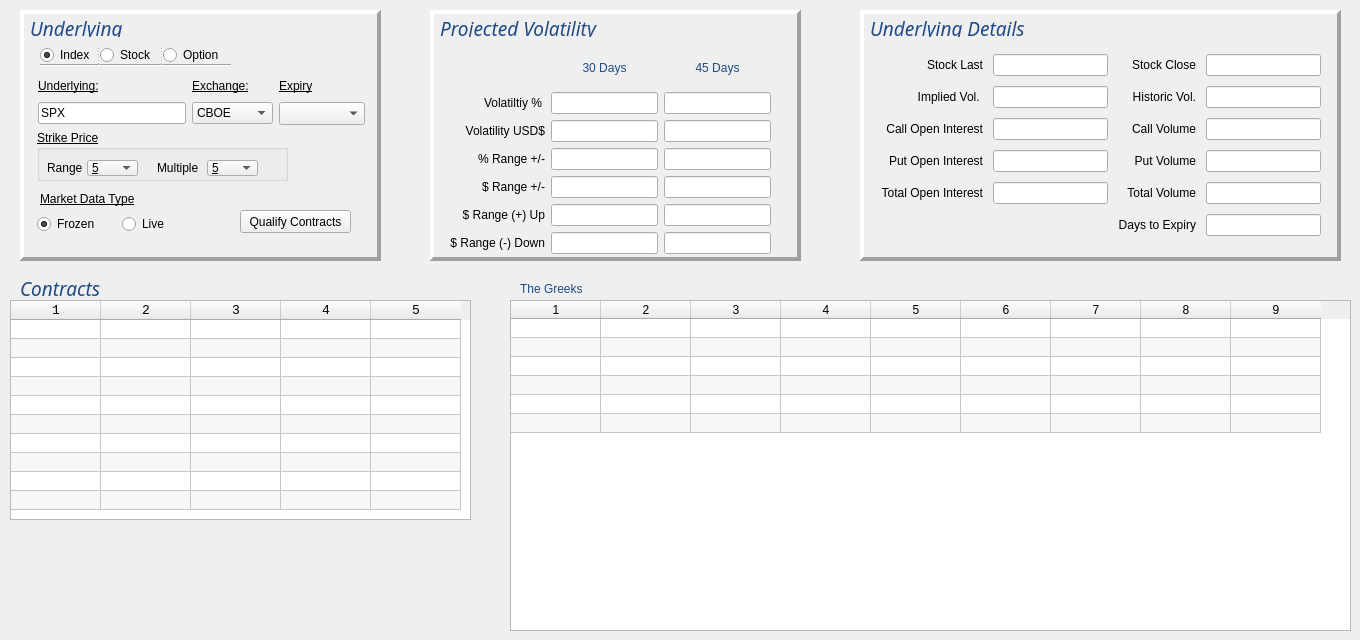
      <widget class="QWidget" name="qualifyContracts_tab">
       <attribute name="title">
        <string>Option Contracts / Greeks</string>
       </attribute>
       <widget class="QFrame" name="frame_2">
        <property name="geometry">
         <rect>
          <x>20</x>
          <y>10</y>
          <width>361</width>
          <height>251</height>
         </rect>
        </property>
        <property name="frameShape">
         <enum>QFrame::Panel</enum>
        </property>
        <property name="frameShadow">
         <enum>QFrame::Raised</enum>
        </property>
        <property name="lineWidth">
         <number>4</number>
        </property>
        <widget class="QPushButton" name="qualifyContracts">
         <property name="geometry">
          <rect>
           <x>220</x>
           <y>200</y>
           <width>111</width>
           <height>23</height>
          </rect>
         </property>
         <property name="text">
          <string>Qualify Contracts</string>
         </property>
        </widget>
        <widget class="QSplitter" name="splitter">
         <property name="geometry">
          <rect>
           <x>20</x>
           <y>30</y>
           <width>185</width>
           <height>30</height>
          </rect>
         </property>
         <property name="orientation">
          <enum>Qt::Horizontal</enum>
         </property>
         <widget class="QRadioButton" name="radioButton_Index">
          <property name="text">
           <string>Index</string>
          </property>
          <property name="checked">
           <bool>true</bool>
          </property>
         </widget>
         <widget class="QRadioButton" name="radioButton_Stock">
          <property name="text">
           <string>Stock </string>
          </property>
         </widget>
         <widget class="QRadioButton" name="radioButton_Option">
          <property name="text">
           <string>Option</string>
          </property>
         </widget>
        </widget>
        <widget class="QWidget" name="layoutWidget_2">
         <property name="geometry">
          <rect>
           <x>18</x>
           <y>65</y>
           <width>327</width>
           <height>50</height>
          </rect>
         </property>
         <layout class="QGridLayout" name="gridLayout">
          <item row="0" column="0">
           <widget class="QLabel" name="label_8">
            <property name="font">
             <font>
              <italic>false</italic>
              <underline>true</underline>
             </font>
            </property>
            <property name="text">
             <string>Underlying:</string>
            </property>
            <property name="alignment">
             <set>Qt::AlignLeading|Qt::AlignLeft|Qt::AlignVCenter</set>
            </property>
           </widget>
          </item>
          <item row="0" column="1">
           <widget class="QLabel" name="labelExchange">
            <property name="font">
             <font>
              <underline>true</underline>
             </font>
            </property>
            <property name="whatsThis">
             <string/>
            </property>
            <property name="text">
             <string>Exchange:</string>
            </property>
           </widget>
          </item>
          <item row="0" column="2">
           <widget class="QLabel" name="label">
            <property name="font">
             <font>
              <underline>true</underline>
             </font>
            </property>
            <property name="text">
             <string>Expiry</string>
            </property>
           </widget>
          </item>
          <item row="1" column="0">
           <widget class="QLineEdit" name="underlyingText">
            <property name="text">
             <string>SPX</string>
            </property>
           </widget>
          </item>
          <item row="1" column="1">
           <widget class="QComboBox" name="comboBoxExchange">
            <property name="toolTip">
             <string extracomment="ISLAND for NASDAQ"/>
            </property>
            <item>
             <property name="text">
              <string>CBOE</string>
             </property>
            </item>
            <item>
             <property name="text">
              <string>NASDAQ</string>
             </property>
            </item>
            <item>
             <property name="text">
              <string>SMART</string>
             </property>
            </item>
            <item>
             <property name="text">
              <string>ISLAND</string>
             </property>
            </item>
            <item>
             <property name="text">
              <string>NYSE</string>
             </property>
            </item>
            <item>
             <property name="text">
              <string>AMEX</string>
             </property>
            </item>
            <item>
             <property name="text">
              <string>IDEAL</string>
             </property>
            </item>
            <item>
             <property name="text">
              <string>PHLX</string>
             </property>
            </item>
           </widget>
          </item>
          <item row="1" column="2">
           <widget class="QComboBox" name="comboBox_Expiry">
            <property name="font">
             <font>
              <family>Courier</family>
              <pointsize>10</pointsize>
             </font>
            </property>
           </widget>
          </item>
         </layout>
        </widget>
        <widget class="QGroupBox" name="groupBox_StrikePrice">
         <property name="geometry">
          <rect>
           <x>17</x>
           <y>120</y>
           <width>251</width>
           <height>51</height>
          </rect>
         </property>
         <property name="font">
          <font>
           <underline>true</underline>
          </font>
         </property>
         <property name="title">
          <string>Strike Price</string>
         </property>
         <widget class="QLabel" name="label_4">
          <property name="geometry">
           <rect>
            <x>10</x>
            <y>30</y>
            <width>41</width>
            <height>16</height>
           </rect>
          </property>
          <property name="font">
           <font>
            <underline>false</underline>
           </font>
          </property>
          <property name="text">
           <string>Range</string>
          </property>
         </widget>
         <widget class="QLabel" name="label_3">
          <property name="geometry">
           <rect>
            <x>120</x>
            <y>30</y>
            <width>51</width>
            <height>16</height>
           </rect>
          </property>
          <property name="font">
           <font>
            <underline>false</underline>
           </font>
          </property>
          <property name="text">
           <string>Multiple</string>
          </property>
         </widget>
         <widget class="QComboBox" name="comboBox_StrikePriceRange">
          <property name="geometry">
           <rect>
            <x>50</x>
            <y>30</y>
            <width>51</width>
            <height>16</height>
           </rect>
          </property>
          <item>
           <property name="text">
            <string>5</string>
           </property>
          </item>
          <item>
           <property name="text">
            <string>10</string>
           </property>
          </item>
          <item>
           <property name="text">
            <string>15</string>
           </property>
          </item>
          <item>
           <property name="text">
            <string>20</string>
           </property>
          </item>
          <item>
           <property name="text">
            <string>25</string>
           </property>
          </item>
          <item>
           <property name="text">
            <string>30</string>
           </property>
          </item>
          <item>
           <property name="text">
            <string>35</string>
           </property>
          </item>
          <item>
           <property name="text">
            <string>40</string>
           </property>
          </item>
          <item>
           <property name="text">
            <string>45</string>
           </property>
          </item>
          <item>
           <property name="text">
            <string>50</string>
           </property>
          </item>
         </widget>
         <widget class="QComboBox" name="comboBox_StrikePriceMultiple">
          <property name="geometry">
           <rect>
            <x>170</x>
            <y>30</y>
            <width>51</width>
            <height>16</height>
           </rect>
          </property>
          <item>
           <property name="text">
            <string>5</string>
           </property>
          </item>
          <item>
           <property name="text">
            <string>10</string>
           </property>
          </item>
          <item>
           <property name="text">
            <string>15</string>
           </property>
          </item>
          <item>
           <property name="text">
            <string>20</string>
           </property>
          </item>
         </widget>
        </widget>
        <widget class="QWidget" name="layoutWidget_8">
         <property name="geometry">
          <rect>
           <x>17</x>
           <y>200</y>
           <width>163</width>
           <height>29</height>
          </rect>
         </property>
         <layout class="QGridLayout" name="gridLayout_CallPut_2">
          <item row="0" column="0">
           <widget class="QRadioButton" name="radioButton_MktDataType_Frozen">
            <property name="text">
             <string>Frozen</string>
            </property>
            <property name="checked">
             <bool>true</bool>
            </property>
           </widget>
          </item>
          <item row="0" column="1">
           <widget class="QRadioButton" name="radioButton_MktDataType_Live">
            <property name="text">
             <string>Live</string>
            </property>
           </widget>
          </item>
         </layout>
        </widget>
        <widget class="Line" name="line_2">
         <property name="geometry">
          <rect>
           <x>20</x>
           <y>40</y>
           <width>191</width>
           <height>30</height>
          </rect>
         </property>
         <property name="orientation">
          <enum>Qt::Horizontal</enum>
         </property>
        </widget>
        <widget class="QLabel" name="label_5">
         <property name="geometry">
          <rect>
           <x>20</x>
           <y>180</y>
           <width>111</width>
           <height>17</height>
          </rect>
         </property>
         <property name="font">
          <font>
           <underline>true</underline>
          </font>
         </property>
         <property name="text">
          <string>Market Data Type</string>
         </property>
        </widget>
        <widget class="QLabel" name="label_36">
         <property name="geometry">
          <rect>
           <x>10</x>
           <y>10</y>
           <width>201</width>
           <height>17</height>
          </rect>
         </property>
         <property name="font">
          <font>
           <family>Ubuntu Mono</family>
           <pointsize>14</pointsize>
           <weight>9</weight>
           <italic>true</italic>
           <bold>false</bold>
          </font>
         </property>
         <property name="styleSheet">
          <string notr="true">font: 75 italic 14pt &quot;Ubuntu Mono&quot;;
color: rgb(32, 74, 135);</string>
         </property>
         <property name="text">
          <string>Underlying</string>
         </property>
        </widget>
        <zorder>line_2</zorder>
        <zorder>qualifyContracts</zorder>
        <zorder>splitter</zorder>
        <zorder>layoutWidget_2</zorder>
        <zorder>groupBox_StrikePrice</zorder>
        <zorder>layoutWidget_8</zorder>
        <zorder>label_5</zorder>
        <zorder>label_36</zorder>
       </widget>
       <widget class="QTableWidget" name="tableWidget">
        <property name="geometry">
         <rect>
          <x>10</x>
          <y>300</y>
          <width>461</width>
          <height>220</height>
         </rect>
        </property>
        <property name="font">
         <font>
          <family>Monospace</family>
          <pointsize>10</pointsize>
         </font>
        </property>
        <property name="frameShape">
         <enum>QFrame::StyledPanel</enum>
        </property>
        <property name="frameShadow">
         <enum>QFrame::Sunken</enum>
        </property>
        <property name="editTriggers">
         <set>QAbstractItemView::NoEditTriggers</set>
        </property>
        <property name="alternatingRowColors">
         <bool>true</bool>
        </property>
        <property name="selectionBehavior">
         <enum>QAbstractItemView::SelectRows</enum>
        </property>
        <property name="sortingEnabled">
         <bool>true</bool>
        </property>
        <property name="rowCount">
         <number>10</number>
        </property>
        <property name="columnCount">
         <number>5</number>
        </property>
        <attribute name="horizontalHeaderDefaultSectionSize">
         <number>90</number>
        </attribute>
        <attribute name="horizontalHeaderHighlightSections">
         <bool>true</bool>
        </attribute>
        <attribute name="horizontalHeaderMinimumSectionSize">
         <number>30</number>
        </attribute>
        <attribute name="verticalHeaderVisible">
         <bool>false</bool>
        </attribute>
        <attribute name="verticalHeaderDefaultSectionSize">
         <number>19</number>
        </attribute>
        <attribute name="verticalHeaderMinimumSectionSize">
         <number>18</number>
        </attribute>
        <row/>
        <row/>
        <row/>
        <row/>
        <row/>
        <row/>
        <row/>
        <row/>
        <row/>
        <row/>
        <column/>
        <column/>
        <column/>
        <column/>
        <column/>
       </widget>
       <widget class="QTableWidget" name="tableWidget_OptionGreeks">
        <property name="geometry">
         <rect>
          <x>510</x>
          <y>300</y>
          <width>841</width>
          <height>331</height>
         </rect>
        </property>
        <property name="styleSheet">
         <string notr="true"/>
        </property>
        <property name="editTriggers">
         <set>QAbstractItemView::NoEditTriggers</set>
        </property>
        <property name="alternatingRowColors">
         <bool>true</bool>
        </property>
        <property name="selectionBehavior">
         <enum>QAbstractItemView::SelectRows</enum>
        </property>
        <property name="gridStyle">
         <enum>Qt::SolidLine</enum>
        </property>
        <property name="sortingEnabled">
         <bool>true</bool>
        </property>
        <property name="rowCount">
         <number>6</number>
        </property>
        <property name="columnCount">
         <number>9</number>
        </property>
        <attribute name="horizontalHeaderDefaultSectionSize">
         <number>90</number>
        </attribute>
        <attribute name="horizontalHeaderMinimumSectionSize">
         <number>30</number>
        </attribute>
        <attribute name="verticalHeaderVisible">
         <bool>false</bool>
        </attribute>
        <attribute name="verticalHeaderDefaultSectionSize">
         <number>19</number>
        </attribute>
        <row/>
        <row/>
        <row/>
        <row/>
        <row/>
        <row/>
        <column/>
        <column/>
        <column/>
        <column/>
        <column/>
        <column/>
        <column/>
        <column/>
        <column/>
       </widget>
       <widget class="QLabel" name="label_2">
        <property name="geometry">
         <rect>
          <x>520</x>
          <y>280</y>
          <width>101</width>
          <height>17</height>
         </rect>
        </property>
        <property name="styleSheet">
         <string notr="true">font: 75 italic 14pt &quot;Ubuntu Mono&quot;;
color: rgb(32, 74, 135);</string>
        </property>
        <property name="text">
         <string>The Greeks</string>
        </property>
       </widget>
       <widget class="QLabel" name="label_7">
        <property name="geometry">
         <rect>
          <x>20</x>
          <y>280</y>
          <width>101</width>
          <height>17</height>
         </rect>
        </property>
        <property name="font">
         <font>
          <family>Ubuntu Mono</family>
          <pointsize>14</pointsize>
          <weight>9</weight>
          <italic>true</italic>
          <bold>false</bold>
         </font>
        </property>
        <property name="styleSheet">
         <string notr="true">font: 75 italic 14pt &quot;Ubuntu Mono&quot;;
color: rgb(32, 74, 135);</string>
        </property>
        <property name="text">
         <string>Contracts</string>
        </property>
       </widget>
       <widget class="QFrame" name="frame">
        <property name="geometry">
         <rect>
          <x>430</x>
          <y>10</y>
          <width>371</width>
          <height>251</height>
         </rect>
        </property>
        <property name="frameShape">
         <enum>QFrame::Panel</enum>
        </property>
        <property name="frameShadow">
         <enum>QFrame::Raised</enum>
        </property>
        <property name="lineWidth">
         <number>4</number>
        </property>
        <widget class="QWidget" name="layoutWidget">
         <property name="geometry">
          <rect>
           <x>20</x>
           <y>40</y>
           <width>321</width>
           <height>204</height>
          </rect>
         </property>
         <layout class="QGridLayout" name="gridLayout_3">
          <item row="2" column="0">
           <widget class="QLabel" name="label_22">
            <property name="text">
             <string>Volatility USD$</string>
            </property>
            <property name="alignment">
             <set>Qt::AlignRight|Qt::AlignTrailing|Qt::AlignVCenter</set>
            </property>
            <property name="margin">
             <number>4</number>
            </property>
           </widget>
          </item>
          <item row="5" column="0">
           <widget class="QLabel" name="label_27">
            <property name="text">
             <string>$ Range (+) Up</string>
            </property>
            <property name="alignment">
             <set>Qt::AlignRight|Qt::AlignTrailing|Qt::AlignVCenter</set>
            </property>
            <property name="margin">
             <number>4</number>
            </property>
           </widget>
          </item>
          <item row="3" column="0">
           <widget class="QLabel" name="label_25">
            <property name="text">
             <string>% Range +/-</string>
            </property>
            <property name="alignment">
             <set>Qt::AlignRight|Qt::AlignTrailing|Qt::AlignVCenter</set>
            </property>
            <property name="margin">
             <number>4</number>
            </property>
           </widget>
          </item>
          <item row="3" column="1">
           <widget class="QLineEdit" name="percentRange_30Day"/>
          </item>
          <item row="3" column="2">
           <widget class="QLineEdit" name="percentRange_45Day"/>
          </item>
          <item row="4" column="0">
           <widget class="QLabel" name="label_26">
            <property name="text">
             <string>$ Range +/-</string>
            </property>
            <property name="alignment">
             <set>Qt::AlignRight|Qt::AlignTrailing|Qt::AlignVCenter</set>
            </property>
            <property name="margin">
             <number>4</number>
            </property>
           </widget>
          </item>
          <item row="0" column="1">
           <widget class="QLabel" name="label_31">
            <property name="styleSheet">
             <string notr="true">font: italic 12pt &quot;Ubuntu Mono&quot;;
color: rgb(32, 74, 135);</string>
            </property>
            <property name="lineWidth">
             <number>0</number>
            </property>
            <property name="text">
             <string>30 Days</string>
            </property>
            <property name="alignment">
             <set>Qt::AlignCenter</set>
            </property>
           </widget>
          </item>
          <item row="5" column="2">
           <widget class="QLineEdit" name="dollarRangeUp_45Day"/>
          </item>
          <item row="0" column="2">
           <widget class="QLabel" name="label_32">
            <property name="styleSheet">
             <string notr="true">font: italic 12pt &quot;Ubuntu Mono&quot;;
color: rgb(32, 74, 135);</string>
            </property>
            <property name="lineWidth">
             <number>0</number>
            </property>
            <property name="text">
             <string>45 Days</string>
            </property>
            <property name="alignment">
             <set>Qt::AlignCenter</set>
            </property>
            <property name="indent">
             <number>1</number>
            </property>
           </widget>
          </item>
          <item row="6" column="0">
           <widget class="QLabel" name="label_28">
            <property name="text">
             <string>$ Range (-) Down</string>
            </property>
            <property name="alignment">
             <set>Qt::AlignRight|Qt::AlignTrailing|Qt::AlignVCenter</set>
            </property>
            <property name="margin">
             <number>4</number>
            </property>
           </widget>
          </item>
          <item row="6" column="1">
           <widget class="QLineEdit" name="dollarRangeDown_30Day"/>
          </item>
          <item row="6" column="2">
           <widget class="QLineEdit" name="dollarRangeDown_45Day"/>
          </item>
          <item row="4" column="2">
           <widget class="QLineEdit" name="dollarRange_45Day"/>
          </item>
          <item row="5" column="1">
           <widget class="QLineEdit" name="dollarRangeUp_30Day"/>
          </item>
          <item row="1" column="1">
           <widget class="QLineEdit" name="VolPercent_30Day"/>
          </item>
          <item row="4" column="1">
           <widget class="QLineEdit" name="dollarRange_30Day"/>
          </item>
          <item row="2" column="1">
           <widget class="QLineEdit" name="volUSD_30Day"/>
          </item>
          <item row="1" column="2">
           <widget class="QLineEdit" name="VolPercent_45Day"/>
          </item>
          <item row="2" column="2">
           <widget class="QLineEdit" name="volUSD_45Day"/>
          </item>
          <item row="1" column="0">
           <widget class="QLabel" name="label_30">
            <property name="text">
             <string>Volatiltiy %</string>
            </property>
            <property name="alignment">
             <set>Qt::AlignRight|Qt::AlignTrailing|Qt::AlignVCenter</set>
            </property>
            <property name="margin">
             <number>4</number>
            </property>
            <property name="indent">
             <number>3</number>
            </property>
           </widget>
          </item>
         </layout>
        </widget>
        <widget class="QLabel" name="label_29">
         <property name="geometry">
          <rect>
           <x>10</x>
           <y>10</y>
           <width>211</width>
           <height>17</height>
          </rect>
         </property>
         <property name="font">
          <font>
           <family>Ubuntu Mono</family>
           <pointsize>14</pointsize>
           <weight>9</weight>
           <italic>true</italic>
           <bold>false</bold>
          </font>
         </property>
         <property name="styleSheet">
          <string notr="true">font: 75 italic 14pt &quot;Ubuntu Mono&quot;;
color: rgb(32, 74, 135);</string>
         </property>
         <property name="text">
          <string>Projected Volatility</string>
         </property>
        </widget>
       </widget>
       <widget class="QFrame" name="frame_2">
        <property name="geometry">
         <rect>
          <x>860</x>
          <y>10</y>
          <width>481</width>
          <height>251</height>
         </rect>
        </property>
        <property name="frameShape">
         <enum>QFrame::Panel</enum>
        </property>
        <property name="frameShadow">
         <enum>QFrame::Raised</enum>
        </property>
        <property name="lineWidth">
         <number>4</number>
        </property>
        <widget class="QLabel" name="label_33">
         <property name="geometry">
          <rect>
           <x>10</x>
           <y>10</y>
           <width>201</width>
           <height>17</height>
          </rect>
         </property>
         <property name="font">
          <font>
           <family>Ubuntu Mono</family>
           <pointsize>14</pointsize>
           <weight>9</weight>
           <italic>true</italic>
           <bold>false</bold>
          </font>
         </property>
         <property name="styleSheet">
          <string notr="true">font: 75 italic 14pt &quot;Ubuntu Mono&quot;;
color: rgb(32, 74, 135);</string>
         </property>
         <property name="text">
          <string>Underlying Details</string>
         </property>
        </widget>
        <widget class="QWidget" name="layoutWidget">
         <property name="geometry">
          <rect>
           <x>20</x>
           <y>40</y>
           <width>441</width>
           <height>191</height>
          </rect>
         </property>
         <layout class="QGridLayout" name="gridLayout_4">
          <property name="horizontalSpacing">
           <number>10</number>
          </property>
          <item row="5" column="0">
           <widget class="QLabel" name="label_37">
            <property name="text">
             <string>Put Open Interest</string>
            </property>
            <property name="alignment">
             <set>Qt::AlignRight|Qt::AlignTrailing|Qt::AlignVCenter</set>
            </property>
           </widget>
          </item>
          <item row="6" column="1">
           <widget class="QLineEdit" name="totalOpenInterest"/>
          </item>
          <item row="4" column="2">
           <widget class="QLabel" name="label_45">
            <property name="text">
             <string>Call Volume</string>
            </property>
            <property name="alignment">
             <set>Qt::AlignRight|Qt::AlignTrailing|Qt::AlignVCenter</set>
            </property>
           </widget>
          </item>
          <item row="7" column="2">
           <widget class="QLabel" name="daysTExpiry">
            <property name="text">
             <string>Days to Expiry</string>
            </property>
            <property name="alignment">
             <set>Qt::AlignRight|Qt::AlignTrailing|Qt::AlignVCenter</set>
            </property>
           </widget>
          </item>
          <item row="3" column="0">
           <widget class="QLabel" name="label_39">
            <property name="text">
             <string>Implied Vol. </string>
            </property>
            <property name="alignment">
             <set>Qt::AlignRight|Qt::AlignTrailing|Qt::AlignVCenter</set>
            </property>
           </widget>
          </item>
          <item row="6" column="0">
           <widget class="QLabel" name="label_42">
            <property name="text">
             <string>Total Open Interest</string>
            </property>
            <property name="alignment">
             <set>Qt::AlignRight|Qt::AlignTrailing|Qt::AlignVCenter</set>
            </property>
           </widget>
          </item>
          <item row="6" column="2">
           <widget class="QLabel" name="label_44">
            <property name="text">
             <string>Total Volume</string>
            </property>
            <property name="alignment">
             <set>Qt::AlignRight|Qt::AlignTrailing|Qt::AlignVCenter</set>
            </property>
           </widget>
          </item>
          <item row="3" column="3">
           <widget class="QLineEdit" name="historicVol"/>
          </item>
          <item row="4" column="0">
           <widget class="QLabel" name="label_40">
            <property name="text">
             <string>Call Open Interest</string>
            </property>
            <property name="alignment">
             <set>Qt::AlignRight|Qt::AlignTrailing|Qt::AlignVCenter</set>
            </property>
           </widget>
          </item>
          <item row="1" column="2">
           <widget class="QLabel" name="label_35">
            <property name="text">
             <string>Stock Close</string>
            </property>
            <property name="alignment">
             <set>Qt::AlignRight|Qt::AlignTrailing|Qt::AlignVCenter</set>
            </property>
           </widget>
          </item>
          <item row="1" column="0">
           <widget class="QLabel" name="label_34">
            <property name="text">
             <string>Stock Last</string>
            </property>
            <property name="alignment">
             <set>Qt::AlignRight|Qt::AlignTrailing|Qt::AlignVCenter</set>
            </property>
           </widget>
          </item>
          <item row="3" column="2">
           <widget class="QLabel" name="label_38">
            <property name="text">
             <string>Historic Vol.</string>
            </property>
            <property name="alignment">
             <set>Qt::AlignRight|Qt::AlignTrailing|Qt::AlignVCenter</set>
            </property>
           </widget>
          </item>
          <item row="4" column="1">
           <widget class="QLineEdit" name="callOpenInterest"/>
          </item>
          <item row="4" column="3">
           <widget class="QLineEdit" name="callVolume"/>
          </item>
          <item row="1" column="1">
           <widget class="QLineEdit" name="stockLast"/>
          </item>
          <item row="1" column="3">
           <widget class="QLineEdit" name="stockClose"/>
          </item>
          <item row="7" column="3">
           <widget class="QLineEdit" name="daysToExpiry"/>
          </item>
          <item row="5" column="1">
           <widget class="QLineEdit" name="putOpenInterest"/>
          </item>
          <item row="5" column="2">
           <widget class="QLabel" name="label_41">
            <property name="text">
             <string>Put Volume</string>
            </property>
            <property name="alignment">
             <set>Qt::AlignRight|Qt::AlignTrailing|Qt::AlignVCenter</set>
            </property>
           </widget>
          </item>
          <item row="5" column="3">
           <widget class="QLineEdit" name="putVolume"/>
          </item>
          <item row="6" column="3">
           <widget class="QLineEdit" name="totalVolume"/>
          </item>
          <item row="3" column="1">
           <widget class="QLineEdit" name="impliedVol"/>
          </item>
         </layout>
        </widget>
       </widget>
      </widget>
